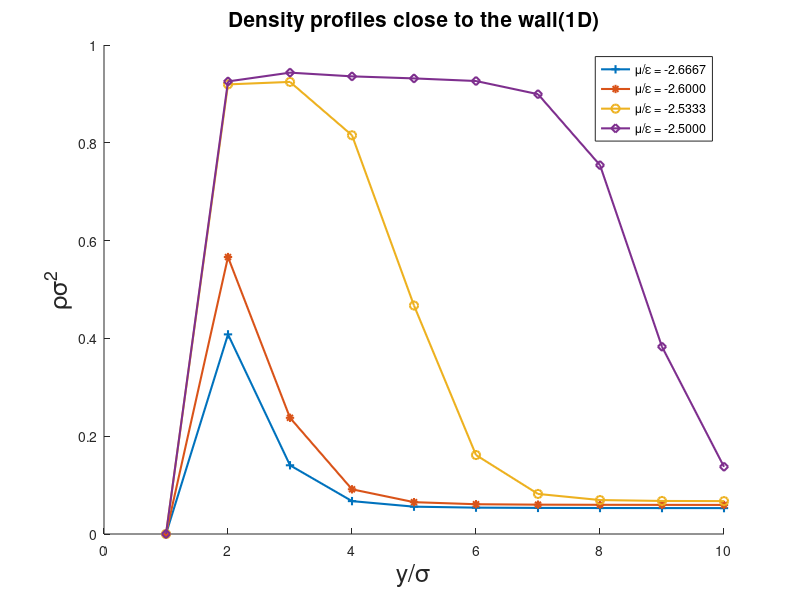
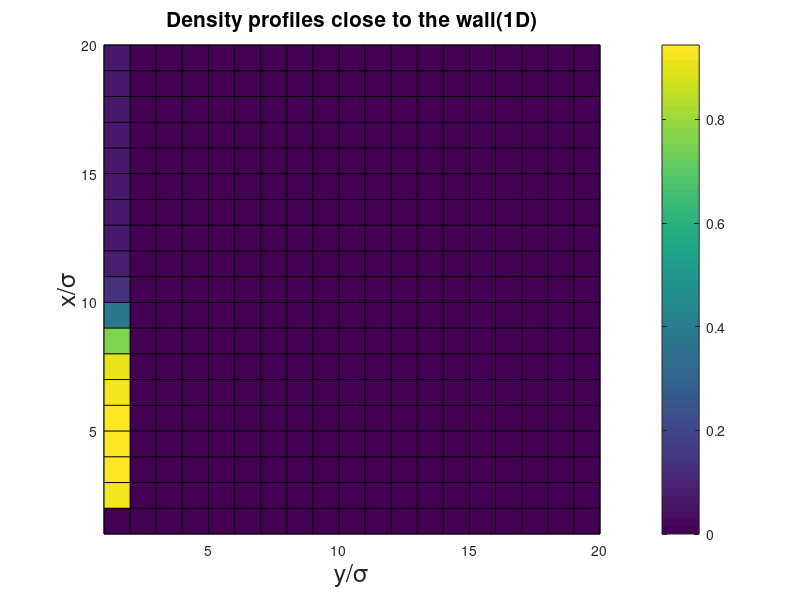

The MATLAB script that drew these images, in order: (Note: this script raises an error after producing the figures.)
% [Starter code for Problem 8]

% ------------------------------------------------------------
% Solving the bulk with an inhomogeneous iterative method
% ------------------------------------------------------------

clear; clc; close all;

% Parameters:
z_nn = 4;   % Number of nearest-neighbour in lattice (square = 4).
z_nnn = 4;  % Number of next-nearest-neighbours in lattice (square = 4).
Lx = 4;    % Number of sites along x-axis. Was 40
Ly = 20;    % Number of sites along y-axis. Was 40
sigma = 1;  % Size of a site (defines our units of length).
beta = 1.2; % Inverse temperature beta*epsilon.
mu = [-2.67, -2.6, -2.53, -2.5];     % Chemical potential mu/epsilon.
marker = ['+', '*', 'o', 'd']
J = linspace(1, 10, 10);             %J points for the line graph plot

potential = zeros(Ly);
gamma = zeros(Ly, length(mu));
attract = 1.6;                      %wall attraction constant
k = 1;                              %wall depth

rho_0 = 0.4;                        % Initial density.
tol = 1e-12;                        % Convergence tolerance.
count = 30000;                      % Upper limit for iterations.
alpha = 0.01;                       % Mixing parameter.

rho = rho_0*ones(Ly); % Initialise rho to the starting guess(i-th rho_old) in Eq(47)
rho_rhs = zeros(Ly);  % Initialise rho_new to zeros.

figure(1);
hold on;
for i=1:length(mu)
    conv = 1; cnt = 1; % Convergence value and counter.
    
    %Solve equations iteratively:
    while conv>=tol && cnt<count
        cnt = cnt + 1; % Increment counter.
        %Loop over all lattice sites:
        for j=1:Ly
            %Defining the Lennard-Jones potential
            if j<k
                potential(j) = 1000000000;
            else
                potential(j) = -attract*(j-k).^(-3); 
            end
            %Handle the periodic boundaries for x and y:
            %left = mod((i-1)-1,Lx) + 1; % i-1, maps 0 to Lx.
            %right = mod((i+1)-1,Lx) + 1; % i+1, maps Lx+1 to 1.
            if j<k+1 %depth of wall
                rho_rhs(j) = 0;
                rho(j) = 0;
            elseif j<(20+k)
                rho_rhs(j) = (1 - rho(j))*exp((beta*((3/2)*rho(j-1) + (3/2)*rho(j+1) + 2*rho(j) + mu(i)) - potential(j)));
            else
                rho_rhs(j) = rho_rhs(j-1);
            end
%             disp(j);
        end
            
        conv = sum(sum((rho - rho_rhs).^2));   % Convergence value is the sum of the differences between new and current solution.
        rho = alpha*rho_rhs + (1 - alpha)*rho; % Mix the new and current solutions for next iteration.
        
    end
%     disp(i);
    
    disp(['conv = ' num2str(conv) ' cnt = ' num2str(cnt)]); % Display final answer.
    plot(rho(1:10), 'LineStyle', '-', 'Marker', marker(i), 'LineWidth', 1.5);
end
hold off;
legend('\mu/\epsilon = -2.6667', '\mu/\epsilon = -2.6000', '\mu/\epsilon = -2.5333', '\mu/\epsilon = -2.5000' );
% legend({['\mu/\epsilon = ' num2str(mu) ,' , ', '\beta/\epsilon = ' num2str(beta)]},'Location','northwest');
xlabel('y/\sigma','FontSize', 18); ylabel('\rho\sigma^2','FontSize', 18);
title('Density profiles close to the wall(1D)','FontSize', 15)

figure(2)
pcolor(rho);
title('Density profiles close to the wall(1D)','FontSize', 15)
xlabel('y/\sigma','FontSize', 18); ylabel('x/\sigma','FontSize', 18);
h = colorbar;
h.Label.String = '\rho\sigma^2';
h.Label.FontSize = 18;

